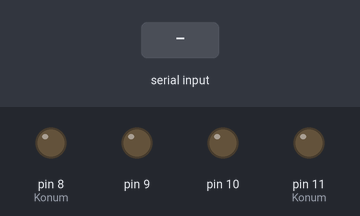
Bench run of a sketch on a simulated Arduino Uno, built with avr-gcc and run on an emulated ATmega328P. Shown: output pins drawn as LEDs (lit = HIGH). Inputs (shaded band) come from the test bench.

Above: at 1.2 s.
1.3 s: "1" received over Serial
At 2.5 s:
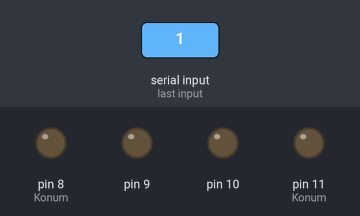
2.8 s: "3" received over Serial
At 3.8 s:
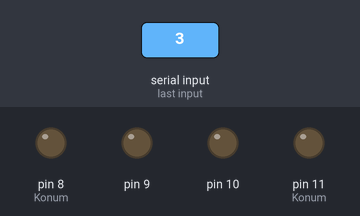
Timing chart, 0 to 5.8 s (numbered marks = the images above; inputs shaded):
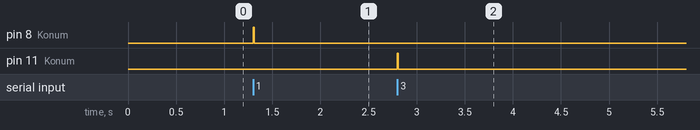

Measured:
- after the input at 1.3 s, pin 8 (Konum): LOW → HIGH at once, → LOW 0.01 s later
- after the input at 2.8 s, pin 11 (Konum): LOW → HIGH at once, → LOW 0.01 s later

The sketch:

ikinci_proje.ino
```cpp
int Konum;
int Bekleme;

void setup()
{
  pinMode(8,OUTPUT);
  pinMode(9,OUTPUT);
  pinMode(10,OUTPUT);
  pinMode(11,OUTPUT);

  digitalWrite(8,LOW);
  digitalWrite(9,LOW);
  digitalWrite(10,LOW);
  digitalWrite(11,LOW);
  Konum=8;
  Bekleme=10;
  Serial.begin(9600);
}
void loop(){
if(Serial.available()){

int  gelenVeri=Serial.read();

  if(gelenVeri=='1'){

  solaDon(500);
  }

  if(gelenVeri=='3'){

  sagaDon(500);


  }
}
}


void KonumArttir(){
  Konum ++;
  if(Konum==12) Konum=8;
}

void KonumAzalt(){
  Konum --;
  if(Konum==7) Konum=11;
}


void sagaDon(int Adim){

  digitalWrite(Konum,HIGH);
  delay(Bekleme);
  digitalWrite(Konum,LOW);
  KonumArttir();
}

void solaDon(int Adim){

  digitalWrite(Konum,HIGH);
  delay(Bekleme);
  digitalWrite(Konum,LOW);
  KonumAzalt();

}
```
